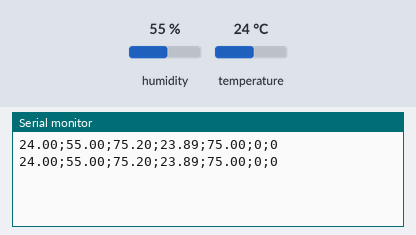
Bench run of a sketch on a simulated Arduino Uno, built with avr-gcc and run on an emulated ATmega328P. Shown: the last lines printed to the serial monitor. Inputs (shaded band) come from the test bench; at power-on: humidity 55 %, temperature 24 °C.

Above: at 12.8 s.
12.9 s: humidity set to 22 %
At 18.5 s:
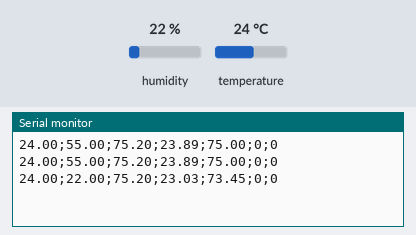
21.9 s: temperature set to 12 °C
At 25.4 s:
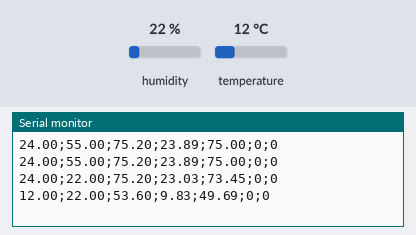
30.9 s: humidity set to 40 %
At 37.0 s:
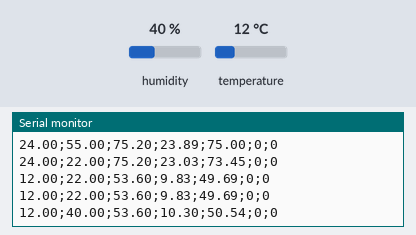
Timing chart, 0 to 38.5 s (numbered marks = the images above; inputs shaded):
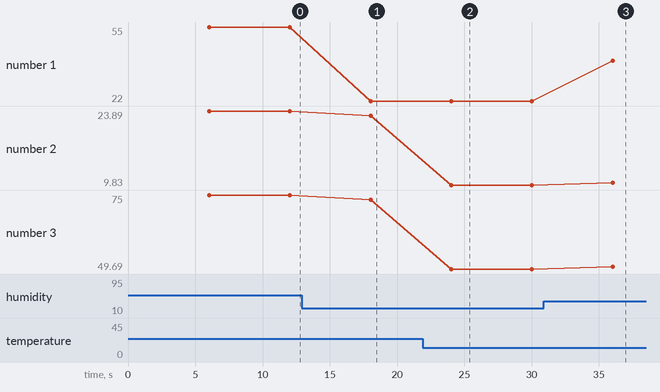

Measured:
- after the input at 12.9 s, the serial monitor: prints a new line after 5.1 s (image 1)
- after the input at 21.9 s, the serial monitor: prints a new line after 2.1 s (image 2)
- after the input at 30.9 s, the serial monitor: prints a new line after 5.1 s (image 3)
- plotted number 1: 55 → 22 after the input at 12.9 s, 22 → 40 after the input at 30.9 s
- plotted number 2: 23.89 → 23.03 after the input at 12.9 s, 23.03 → 9.83 after the input at 21.9 s, 9.83 → 10.3 after the input at 30.9 s
- plotted number 3: 75 → 73.45 after the input at 12.9 s, 73.45 → 49.69 after the input at 21.9 s, 49.69 → 50.54 after the input at 30.9 s

The sketch:

01_AdquirirDatosBasico.ino
```cpp
/*  Universidad EAFIT
    Escuela de Ciencias Aplicadas e Ingeniería
    Ingeniería Agronómica
    Curso:    Pensamiento conputacional II
    Programa: Ejemplo básicos para uso académico de camptura de temperatura
    Por:      Yomin Jaramillo
*/

//Declaración de librerías
#include <DHT.h>
#include <SPI.h>
#include <Wire.h>

//Definición de constantes
#define DHTPIN 9
#define ALARMA 13
#define DHTTYPE DHT11
#define T_ESPERA 5

//Definición de Variables
DHT dht(DHTPIN, DHTTYPE);
int tiempoActual = 0;
int tiempoConteo = 0;

float h;
float t;
float f;
int alerta = 25; // Cuando la tempreatura sea mauyor 25, prende LED

// Configuración inicial
void setup() {
  Serial.begin(9600);
  dht.begin();
  tiempoActual = millis()/1000;
  tiempoConteo = tiempoActual;
  digitalWrite( ALARMA, LOW);
}

// Ciclo del programa
void loop() {
  if (tiempoActual > tiempoConteo + T_ESPERA){
      h = dht.readHumidity();     // Leemos la humedad relativa
      t = dht.readTemperature();  // Leemos la temperatura en grados centígrados (por defecto)
      f = dht.readTemperature(true);  // Leemos la temperatura en grados Fahrenheit

      // Comprobamos si ha habido algún error en la lectura
      if (isnan(h) || isnan(t) || isnan(f)) {
        Serial.println("Error obteniendo los datos del sensor DHT11");
        return;
      }

      if (t > alerta){
          digitalWrite(ALARMA, HIGH);
      }

      float hif = dht.computeHeatIndex(f, h); // Calcular el índice de calor en Fahrenheit
      float hic = dht.computeHeatIndex(t, h, false); // Calcular el índice de calor en grados centígrados

      // Armamos string para ser enviado al serial
      String dato_sensor = String(t)+";"+String(h)+";"+String(f)+";"+String(hic)+";"+String(hif)+";"+String(0)+";"+String(0);
      Serial.println(dato_sensor);

      tiempoConteo = tiempoActual;
  }
  else {
    digitalWrite(ALARMA, LOW);
    tiempoActual = millis()/1000;
  }
}
```
